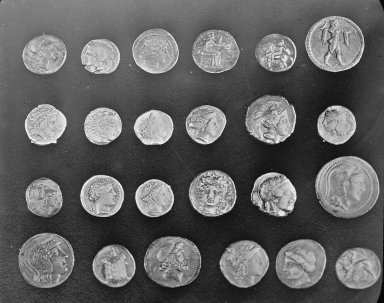
#> input picture skimage.data.coins(), 384 x 303 px
$ jupyter execute --allow-errors CV_Assignment_3.ipynb   (older library calls are emulated)
#> lines starting #> are read from the running program, lines starting #| are printed output that depends on the picture; after the words box and inside, x2 and y2 are one past the last pixel; in counts of white or black regions, pixels touching at a corner belong together
[cell 1]
import pandas as pd
import numpy as np
import cv2
import matplotlib.pyplot as plt
from PIL import Image

Since the image of chestxray contain 4 images we will reuse the click event function to obtain the necessary coordinates for the image.

[cell 2]
# [22 lines left out: function click_event, not called in this run]

#> (a cell that did not finish here is left out)

[cell 4]
img=cv2.imread('chestxray.jpg' , 0)

After finding out coordinates for the chest image as well as the equalised chest image we will proceed with the histogram equaliser

#> (a cell that did not finish here is left out)

#> (a cell that did not finish here is left out)

[cell 7]
def get_histogram(image, bins):
#> called with image = array of shape (1,), bins = 256
    histogram = np.zeros(bins)
    for pixel in image:
        histogram[pixel] += 1
    return histogram
def cumsum(a):
    a = iter(a)
    b = [next(a)]
    for i in a:
        b.append(b[-1] + i)
    return np.array(b)
def equalhist(img):
    img1 = np.asarray(img)
    flat = img1.flatten()
    hist = get_histogram(flat, 256)
    cs = cumsum(hist)
    nj = (cs - cs.min()) * 255
    N = cs.max() - cs.min()
    cs = nj / N
    cs = cs.astype('uint8')
    img_new = cs[flat]
    img_new = np.reshape(img_new, img1.shape)
    return (img_new)
def hist_plot(img):

    img_new = equalhist(img)
    img_cv2 = cv2.equalizeHist(img)

    fig = plt.figure(figsize=(12, 20))

    fig.add_subplot(3,2,2)
    plt.imshow(img, cmap = 'gray');
    fig.add_subplot(3,2,1)
    plt.hist(img.flatten(), bins=50, color = 'blue');
    plt.title("Image Histogram")

    fig.add_subplot(3,2,4)
    plt.imshow(img_new, cmap = 'gray');
    fig.add_subplot(3,2,3)
    plt.hist(img_new.flatten(), bins=50, color = 'black');
    plt.title("Histogram using implemented Equalisation function ")

    fig.add_subplot(3,2,6)
    plt.imshow(img_cv2, cmap = 'gray');
    fig.add_subplot(3,2,5)
    plt.hist(img_cv2.flatten(),  bins=50 ,color = 'brown');
    plt.title("Histogram using OpenCV function")

### Question 1 - Histogram Equalisation function implementation

[cell 8]
chest=cv2.imread('chestxray.jpg' , 0)
#> (the rest of this cell did not finish here and is left out)

[cell 9]
Hawkesbay=cv2.imread('Hawkesbay.jpg' , 0)
#> (the rest of this cell did not finish here and is left out)

### Question 2 - matching of histograms

[cell 10]
# [34 lines left out: functions _match_cumulative_cdf, match_histograms, not called in this run]

### Question 2a - plotting histograms

[cell 11]
image1 = cv2.imread('image1.jpg')
image2 = cv2.imread('image2.jpg')


fig = plt.figure(figsize=(20, 20))

fig.add_subplot(2,3,1)
#> (the rest of this cell did not finish here and is left out)

### Question 2b - Matching histograms based on the implemented function and plotting the equalised histogram

[cell 12]
fig = plt.figure()
fig.set_figheight(8)
fig.set_figwidth(20)

fig.add_subplot(1,3,1)
#> (the rest of this cell did not finish here and is left out)

### comparison of image with histogram matched with original image and reference image

[cell 13]
fig = plt.figure(figsize=(12, 8))

fig.add_subplot(1,3,2)
#> (the rest of this cell did not finish here and is left out)

### question 3

[cell 14]
crayon = cv2.imread("crayons.jpg")


fig = plt.figure(figsize=(15, 16))

fig.add_subplot(1,2,1)
#> (the rest of this cell did not finish here and is left out)

#> (a cell that did not finish here is left out)

[cell 16]
from skimage import data
from skimage.util import img_as_ubyte

[cell 17]
coins = img_as_ubyte(data.coins())
#> coins is the input picture: shape (303, 384); min 1, max 252, mean 96.9

[cell 18]
coins.shape
#> Out = (303, 384)

### question 4 SWAHE

[cell 19]
neighbourhood_size = 80

# or
# neighbourhood_size = int(input('Choose a neighbourhood size'))

[cell 20]
def hist_equal(cut_img):
    hist,bins = np.histogram(cut_img.flatten(),256,[0,256]);

    cdf = hist.cumsum()
    cdf = cdf / float(cdf.max())
    cdf = 255*(cdf)
    cdf = cdf.astype('uint8')
    return (cdf)

[cell 21]
img = coins

n ,m = np.shape(img)
#> n = 303; m = 384
out_img = np.zeros((n,m))

for i in range(n):
    for j in range(m):

        left_x, left_y = max(0, i - neighbourhood_size), max(0, j - neighbourhood_size)
        right_x, right_y = min(n, i + neighbourhood_size), min(m, j + neighbourhood_size)
        intensity =  img[i][j]

        cut_img = img[left_x:right_x, left_y:right_y]
        cdf = hist_equal(cut_img)
        out_img[i][j] = cdf[intensity]
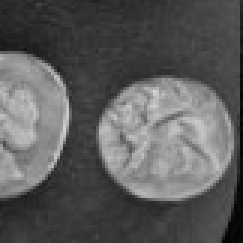
#> cut_img: shape (81, 81) (shown 3 times larger); min 1, max 214, mean 91.7
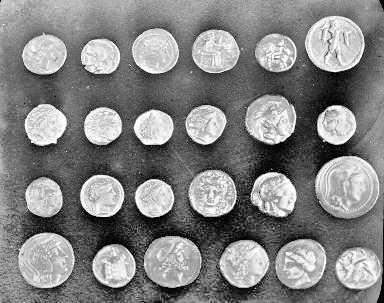
#> out_img: shape (303, 384) float64; min 0, max 255, mean 130.9

[cell 22]
plt.imshow(out_img, cmap = "gray")
plt.title("SWAHE-output-with-neighbourhood-size-as-80")

### question 4 block division

[cell 23]
img = coins
n ,m = np.shape(img)
out_img_tile = np.zeros((n,m))

for i in range(0,n,neighbourhood_size):
    for j in range(0,m, neighbourhood_size):

        left_x, left_y = i, j
        right_x, right_y = min(n, i + neighbourhood_size), min(m, j + neighbourhood_size)

        cut_img = img[left_x:right_x, left_y:right_y]

        cdf = hist_equal(cut_img)

        out_img_tile[left_x:right_x, left_y:right_y] = cdf[img[left_x:right_x, left_y:right_y]]
#> cut_img: shape (63, 64)
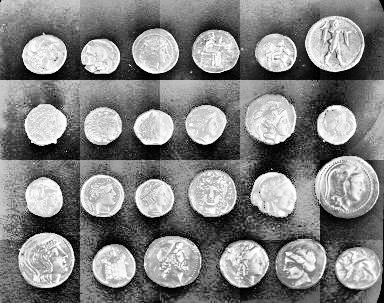
#> out_img_tile: shape (303, 384) float64; min 0, max 255, mean 128.6

plt.imshow(out_img_tile, cmap = "gray")
plt.title("block division")

### question 4 CLAHE

[cell 24]
img = coins
clahe = cv2.createCLAHE(clipLimit=1.0, tileGridSize=(10 , 10))
cl1 = clahe.apply(img)

plt.imshow(cl1, cmap = "gray")
plt.title('CLAHE-cv2-inbulit-function')

[cell 25]
clahe_2 = cv2.createCLAHE(clipLimit=2.0, tileGridSize=(10 , 10))
cl_2 = clahe_2.apply(img)

plt.imshow(cl_2, cmap = "gray")
plt.title('CLAHE-cv2-inbulit-function-clip-limit-2')

### question 5

[cell 26]
#  question a

img = coins

highlight_range = [100, 200]

range_threshold_func = np.vectorize((lambda x: max(255, highlight_range[1] + 70) if (x >= highlight_range[0] and x <= highlight_range[1]) else 0))

img_out = range_threshold_func(img)
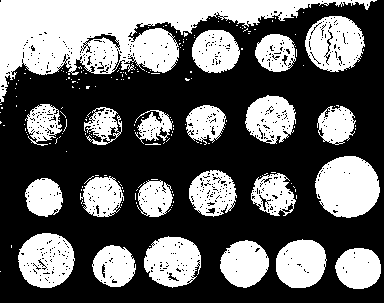
#> img_out: shape (303, 384) int64; values 0 (black) and 270 (white), 39.6% white; 191 white regions (168 under 20 px), largest, box (x1, y1, x2, y2) and area: (0, 0, 377, 103) 14618, (315, 156, 380, 218) 3093, (305, 16, 365, 72) 2347

plt.imshow(img_out, cmap = "gray")
plt.title("Range Highlight and Zero outside the range")

[cell 27]
# question b
img = coins

highlight_range = [100, 200]
range_threshold_func = np.vectorize((lambda x: max(255, highlight_range[1] + 70) if (x >= highlight_range[0] and x <= highlight_range[1]) else x))

img_out = range_threshold_func(img)
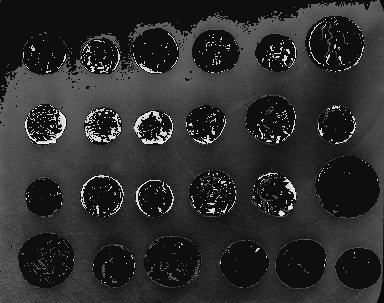
#> img_out: shape (303, 384); min 1, max 252, mean 44.7

plt.imshow(img_out, cmap = "gray")
plt.title("Range Highlight only ")

### question 6

[cell 28]
img = coins

lst = []
for i in range(img.shape[0]):
    for j in range(img.shape[1]):
         lst.append(np.binary_repr(img[i][j] ,width=8))
#> after the loop, lst = 116352 items

eight_bit_img = (np.array([int(i[0]) for i in lst],dtype = np.uint8) * 128).reshape(img.shape[0],img.shape[1])
#> eight_bit_img: shape (303, 384); values 0 (black) and 128 (white), 29.6% white; 119 white regions (91 under 20 px), largest, box (x1, y1, x2, y2) and area: (315, 156, 379, 217) 2701, (305, 16, 364, 72) 2288, (132, 29, 179, 74) 1645
seven_bit_img = (np.array([int(i[1]) for i in lst],dtype = np.uint8) * 64).reshape(img.shape[0],img.shape[1])
#> seven_bit_img: shape (303, 384); values 0 (black) and 64 (white), 39.8% white; 1158 white regions (1084 under 20 px), largest, box (x1, y1, x2, y2) and area: (0, 0, 384, 303) 34739, (316, 37, 384, 303) 2916, (144, 236, 201, 288) 980
six_bit_img = (np.array([int(i[2]) for i in lst],dtype = np.uint8) * 32).reshape(img.shape[0],img.shape[1])
#> six_bit_img: shape (303, 384); values 0 (black) and 32 (white), 56.2% white; 996 black regions (966 under 20 px), largest, box (x1, y1, x2, y2) and area: (0, 0, 384, 303) 33668, (134, 167, 270, 303) 6290, (242, 95, 301, 224) 3118
five_bit_img = (np.array([int(i[3]) for i in lst],dtype = np.uint8) * 16).reshape(img.shape[0],img.shape[1])
#> five_bit_img: shape (303, 384); values 0 (black) and 16 (white), 49.8% white; 1080 white regions (1061 under 20 px), largest, box (x1, y1, x2, y2) and area: (0, 0, 384, 303) 48855, (0, 0, 243, 70) 4609, (90, 231, 137, 294) 1201
four_bit_img = (np.array([int(i[4]) for i in lst],dtype = np.uint8) * 8).reshape(img.shape[0],img.shape[1])
#> four_bit_img: shape (303, 384); values 0 (black) and 8 (white), 50.2% white; black in thin lines or dots
three_bit_img = (np.array([int(i[5]) for i in lst],dtype = np.uint8) * 4).reshape(img.shape[0],img.shape[1])
#> three_bit_img: shape (303, 384); values 0 (black) and 4 (white), 50% white in thin lines or dots
two_bit_img = (np.array([int(i[6]) for i in lst],dtype = np.uint8) * 2).reshape(img.shape[0],img.shape[1])
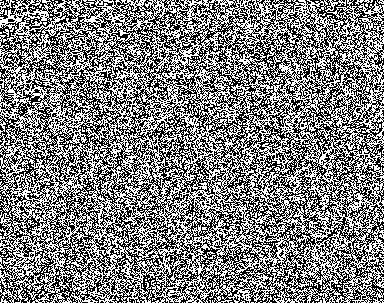
#> two_bit_img: shape (303, 384); values 0 (black) and 2 (white), 50.2% white; black in thin lines or dots
one_bit_img = (np.array([int(i[7]) for i in lst],dtype = np.uint8) * 1).reshape(img.shape[0],img.shape[1])
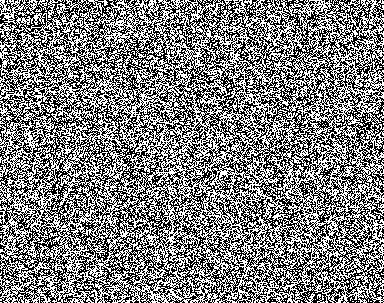
#> one_bit_img: shape (303, 384); values 0 (black) and 1 (white), 50.1% white; black in thin lines or dots


finalr = cv2.hconcat([eight_bit_img,seven_bit_img,six_bit_img,five_bit_img])
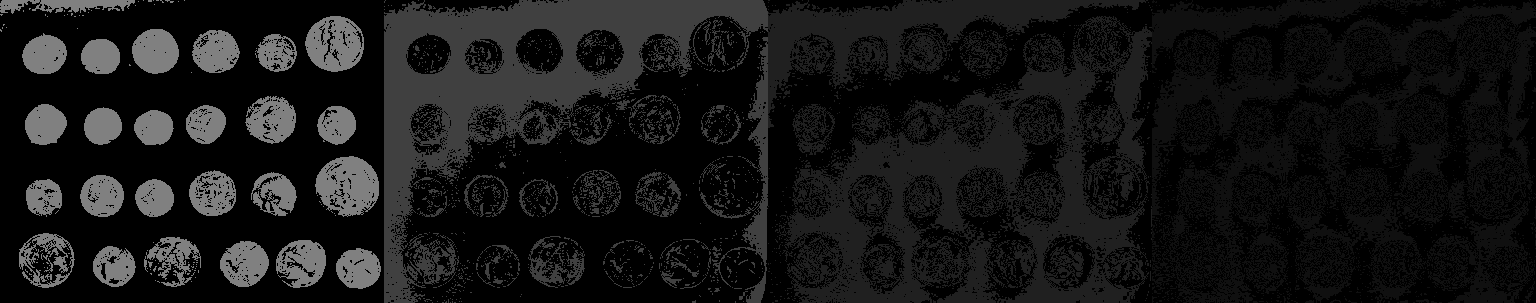
#> finalr: shape (303, 1536); min 0, max 128, mean 22.3
finalv =cv2.hconcat([four_bit_img,three_bit_img,two_bit_img,one_bit_img])
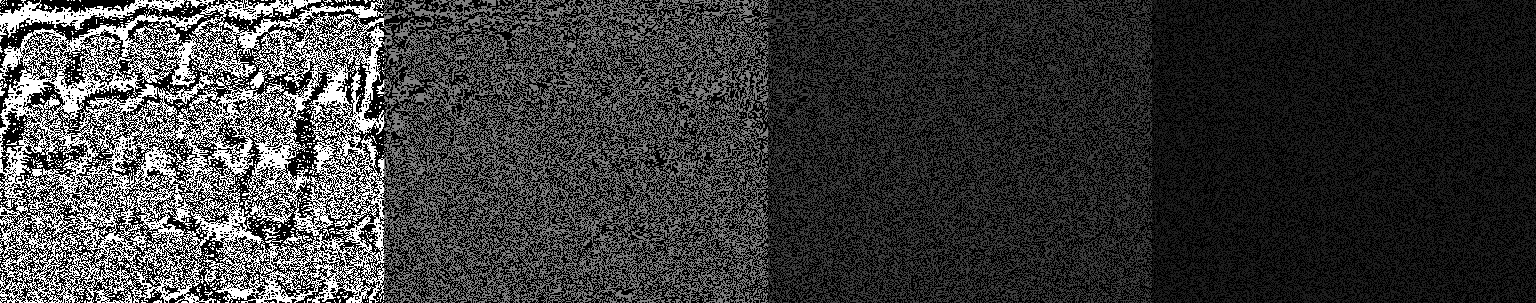
#> finalv: shape (303, 1536); min 0, max 8, mean 1.88; drawn with min black and max white

# Vertically concatenate
final = cv2.vconcat([finalr,finalv])
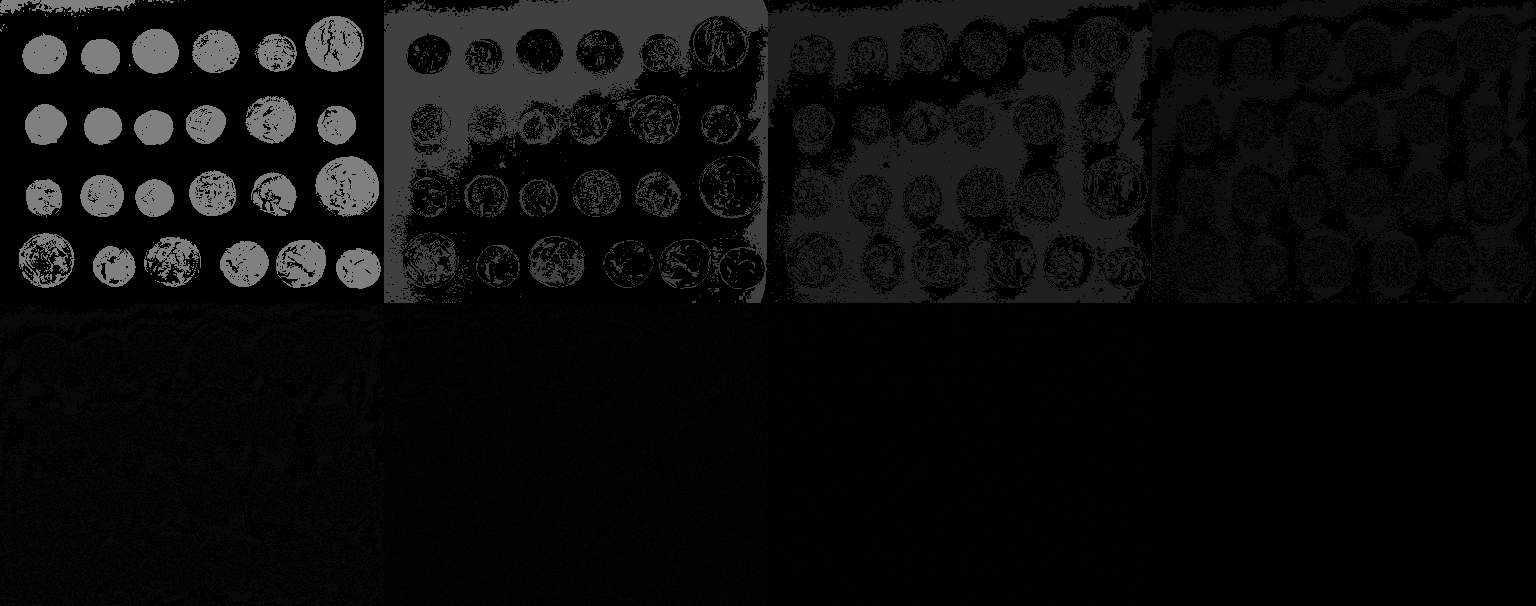
#> final: shape (606, 1536); min 0, max 128, mean 12.1
plt.figure(figsize=(15 , 15))
plt.imshow(final, cmap = "gray")

[cell 29]
img_out = eight_bit_img+seven_bit_img+six_bit_img+five_bit_img
plt.imshow(img_out, cmap = "gray")
plt.title("slicing on basis of bit")
